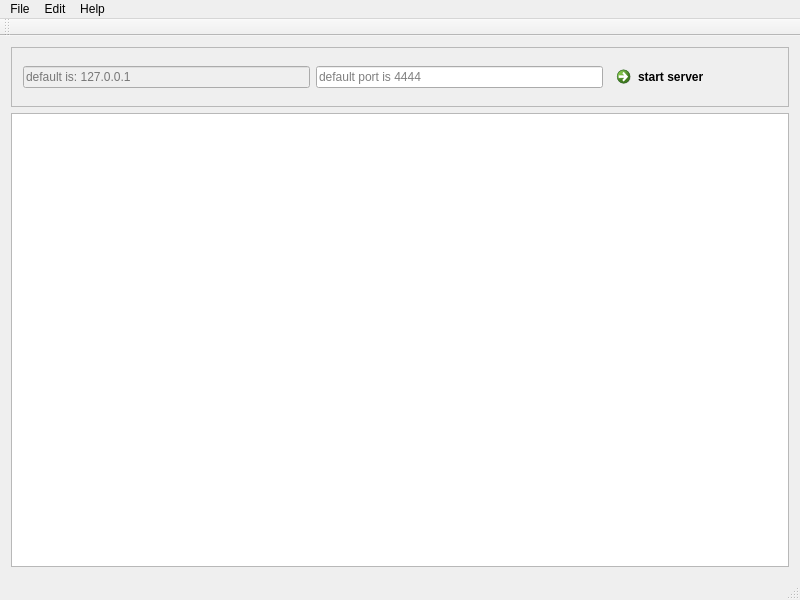
<?xml version="1.0" encoding="UTF-8"?>
<ui version="4.0">
 <class>CCEAP</class>
 <widget class="QMainWindow" name="CCEAP">
  <property name="geometry">
   <rect>
    <x>0</x>
    <y>0</y>
    <width>800</width>
    <height>600</height>
   </rect>
  </property>
  <property name="maximumSize">
   <size>
    <width>1280</width>
    <height>960</height>
   </size>
  </property>
  <property name="windowTitle">
   <string>CCEAP-Server</string>
  </property>
  <widget class="QWidget" name="centralWidget">
   <layout class="QGridLayout" name="gridLayout">
    <item row="0" column="1" colspan="2">
     <widget class="QFrame" name="frame">
      <property name="frameShape">
       <enum>QFrame::StyledPanel</enum>
      </property>
      <property name="frameShadow">
       <enum>QFrame::Raised</enum>
      </property>
      <layout class="QHBoxLayout" name="horizontalLayout_2">
       <item>
        <widget class="QLineEdit" name="ip_lineEdit">
         <property name="enabled">
          <bool>false</bool>
         </property>
         <property name="toolTip">
          <string>&lt;html&gt;&lt;head/&gt;&lt;body&gt;&lt;p&gt;If runnung both client and server on the same computer, use&lt;/p&gt;&lt;p&gt;127.0.0.1 for servers ip&lt;/p&gt;&lt;/body&gt;&lt;/html&gt;</string>
         </property>
         <property name="text">
          <string/>
         </property>
         <property name="placeholderText">
          <string>default is: 127.0.0.1</string>
         </property>
        </widget>
       </item>
       <item>
        <widget class="QLineEdit" name="port_lineEdit">
         <property name="text">
          <string/>
         </property>
         <property name="placeholderText">
          <string>default port is 4444</string>
         </property>
        </widget>
       </item>
       <item>
        <widget class="QCommandLinkButton" name="startServerButton">
         <property name="text">
          <string>start server</string>
         </property>
        </widget>
       </item>
      </layout>
     </widget>
    </item>
    <item row="1" column="1" colspan="2">
     <widget class="QListView" name="listView">
      <property name="enabled">
       <bool>true</bool>
      </property>
      <property name="font">
       <font>
        <family>Courier 10 Pitch</family>
        <pointsize>11</pointsize>
        <weight>75</weight>
        <italic>true</italic>
        <bold>true</bold>
       </font>
      </property>
      <property name="lineWidth">
       <number>1</number>
      </property>
      <property name="autoScrollMargin">
       <number>16</number>
      </property>
     </widget>
    </item>
   </layout>
  </widget>
  <widget class="QMenuBar" name="menuBar">
   <property name="geometry">
    <rect>
     <x>0</x>
     <y>0</y>
     <width>800</width>
     <height>25</height>
    </rect>
   </property>
   <widget class="QMenu" name="menuFile">
    <property name="title">
     <string>File</string>
    </property>
    <addaction name="actionImport"/>
    <addaction name="actionExport"/>
    <addaction name="actionClose"/>
   </widget>
   <widget class="QMenu" name="menuEdit">
    <property name="title">
     <string>Edit</string>
    </property>
   </widget>
   <widget class="QMenu" name="menuHelp">
    <property name="title">
     <string>Help</string>
    </property>
   </widget>
   <addaction name="menuFile"/>
   <addaction name="menuEdit"/>
   <addaction name="menuHelp"/>
  </widget>
  <widget class="QToolBar" name="mainToolBar">
   <attribute name="toolBarArea">
    <enum>TopToolBarArea</enum>
   </attribute>
   <attribute name="toolBarBreak">
    <bool>false</bool>
   </attribute>
  </widget>
  <widget class="QStatusBar" name="statusBar"/>
  <action name="actionImport">
   <property name="text">
    <string>Import</string>
   </property>
  </action>
  <action name="actionExport">
   <property name="text">
    <string>Export</string>
   </property>
  </action>
  <action name="actionClose">
   <property name="text">
    <string>Exit</string>
   </property>
  </action>
 </widget>
 <layoutdefault spacing="6" margin="11"/>
 <resources/>
 <connections/>
</ui>
